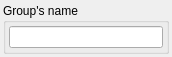
<?xml version="1.0" encoding="UTF-8"?>
<ui version="4.0">
 <class>GroupSettings</class>
 <widget class="QWidget" name="GroupSettings">
  <property name="enabled">
   <bool>true</bool>
  </property>
  <property name="geometry">
   <rect>
    <x>0</x>
    <y>0</y>
    <width>172</width>
    <height>53</height>
   </rect>
  </property>
  <property name="maximumSize">
   <size>
    <width>16777215</width>
    <height>53</height>
   </size>
  </property>
  <property name="windowTitle">
   <string>Form</string>
  </property>
  <layout class="QVBoxLayout" name="verticalLayout">
   <property name="spacing">
    <number>3</number>
   </property>
   <property name="leftMargin">
    <number>3</number>
   </property>
   <property name="topMargin">
    <number>3</number>
   </property>
   <property name="rightMargin">
    <number>3</number>
   </property>
   <property name="bottomMargin">
    <number>3</number>
   </property>
   <item>
    <widget class="QGroupBox" name="group">
     <property name="enabled">
      <bool>true</bool>
     </property>
     <property name="title">
      <string>Group's name</string>
     </property>
     <layout class="QVBoxLayout" name="verticalLayout_3">
      <property name="spacing">
       <number>3</number>
      </property>
      <property name="leftMargin">
       <number>3</number>
      </property>
      <property name="topMargin">
       <number>3</number>
      </property>
      <property name="rightMargin">
       <number>3</number>
      </property>
      <property name="bottomMargin">
       <number>3</number>
      </property>
      <item>
       <widget class="QLineEdit" name="groupName">
        <property name="toolTip">
         <string>Set current group's name.</string>
        </property>
        <property name="statusTip">
         <string>Set current group's name.</string>
        </property>
       </widget>
      </item>
     </layout>
    </widget>
   </item>
  </layout>
 </widget>
 <resources/>
 <connections/>
</ui>
